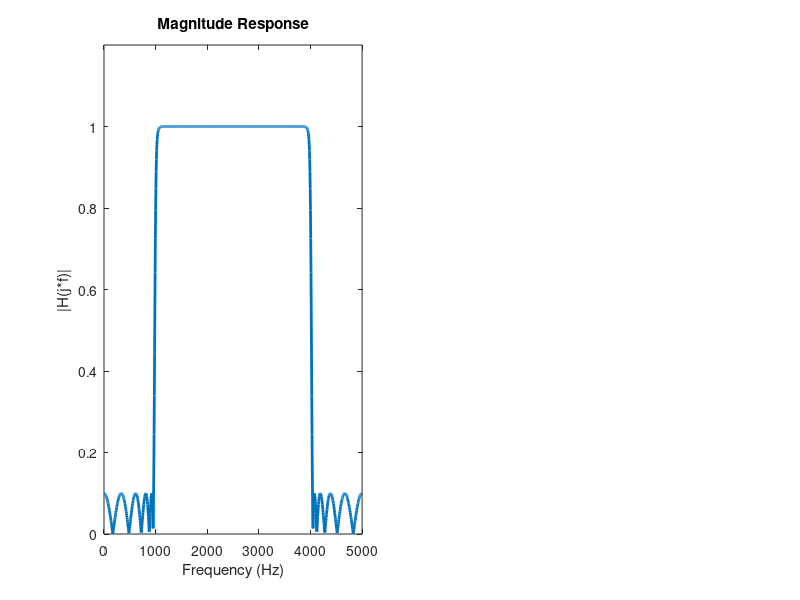

Recreate this plot in MATLAB. (Note: this script raises an error after producing the figure.)
%% Inputs
Fs = 10e3; T = 1/Fs;
K = 20;  % Needs to be multiple of 2 because LP prototype will have order that is half as much
fp1 = 1000; fp2 = (Fs/2) - fp1;  % fp1 needs to be within [250,2000] Hz
wp1 = 2*pi*fp1; wp2 = 2*pi*fp2;


%% This code is for generating a normalized LP prototype ICH Filter given K, as, ap
K_LP = K/2;
as=20; ap=2; wp=1;
ws = wp*cosh(acosh(sqrt( (10^(as/10)-1)/(10^(ap/10)-1) )) / K_LP);
w0=1; w1=wp1; w2=wp2; wsBP = abs(roots([w0 -ws*(w2-w1) -w0*w1*w2])); % This line is to see where ws maps to
fsBP = wsBP/(2*pi);

% Now obtain polynomials that define the TF of a prototype Chebyshev that
% we will later transform to an inverse Chebyshev's
k = 1:K_LP;
% epsilon = sqrt(10^(ap/10)-1);
epsilon = 1/sqrt(10^(as/10)-1);
H0 = (mod(K_LP,2)==1) + (mod(K_LP,2)==0)*(1/sqrt(1+epsilon^2));   % For odd order, H0 always is 1; for even, it's 1/...
pkCH = -wp*sinh(asinh(1/epsilon)/K_LP)*sin(pi*(2*k-1)/(2*K_LP)) + ...
    1j*wp*cosh(asinh(1/epsilon)/K_LP)*cos(pi*(2*k-1)/(2*K_LP));

% Now the inverse Chebyshev poles and zeros
pk = wp*ws ./ pkCH;
zk = 1j*ws*sec(pi*(2*k-1)/(2*K_LP));

bL = prod(pk./zk); aK = 1;


%% Now that we have our LP prototype, let's get the digital filter
% Prewarp the critical frequencies, which here are fp1 and fp2
wp1p = tan(wp1*T/2); wp2p = tan(wp2*T/2);

% Now transform the LP ICH prototype to a digital bandpass filter using Eq. (8.25) in the book
c1 = (wp1p*wp2p - 1) / (wp1p*wp2p + 1);
c2 = (wp2p - wp1p) / (wp1p*wp2p + 1);
for i = 1:K_LP
    Zdig(i,:) = roots([1 (2*c1/(1-c2*zk(i)))  (1+c2*zk(i))/(1-c2*zk(i))]);
    Pdig(i,:) = roots([1 2*c1./(1-c2*pk(i)) (1+c2*pk(i))./(1-c2*pk(i))]);
end
overall_gain = abs(bL/aK*prod(1/c2-zk)/prod(1/c2-pk));
B = overall_gain*poly(Zdig(:)'); A = poly(Pdig(:)');

% Now verify by looking at magnitude response, and just for intuition purposes, plot the poles and zeros
Om = linspace(0,pi,1001); w = Om/T; f = w / (2*pi);
H = polyval(B,exp(1j*Om))./polyval(A,exp(1j*Om));

subplot(1,2,1); plot(f,abs(H),'LineWidth',2);
xlabel('Frequency (Hz)'), ylabel('|H(j*f)|'), title('Magnitude Response');
ylim([0 1.2]); xlim([0 Fs/2]);
delta_p = 10^(-ap/20); delta_s = 10^(-as/20);
pgon1 = polyshape([0 fsBP(2) fsBP(2) 0], [delta_s delta_s 2 2]);
pgon2 = polyshape([fp1 fp2 fp2 fp1], [1 1 2 2]);
pgon3 = polyshape([fp1 fp2 fp2 fp1], [0 0 delta_p delta_p]);
pgon4 = polyshape([fsBP(1) Fs/2 Fs/2 fsBP(1)], [delta_s delta_s 2 2]);
hold on;
plot(pgon1);
plot(pgon2);
plot(pgon3);
plot(pgon4);
hold off;

subplot(1,2,2);
plot(real(Pdig),imag(Pdig),'kx','MarkerSize',10);
title('Pole-Zero Plot');
grid on; xlim([-1.2 1.2]), ylim([-1.2 1.2]);
hold on;
plot(real(Zdig),imag(Zdig),'ko','MarkerSize',10);
% Draw unit circle for reference
hold on;
s = exp(1j*linspace(0,2*pi));
plot(real(s),imag(s));

%% For my testing purposes, generate some test points
fmax = f(end);
test_freqs = [linspace(0,fp1,3),linspace(fp1,fp2,3),linspace(fp2,fmax,3)];
test_Oms = test_freqs*2*pi*T;
mag_at_test_freqs = abs(polyval(B,exp(1j*test_Oms)) ./ polyval(A,exp(1j*test_Oms)));

fid = fopen('test_freqs.txt','w');
fprintf(fid,'2dB Passband Edges:\t\tfp1 = %dHz\tfp2 = %dHz\n',fp1,fp2);
fprintf(fid,'20dB Stopband Edges:\tfs1 = %.1fHz\tfs2 = %.1fHz\n\n',min(fsBP),max(fsBP));
fprintf(fid,'2dB Max Attenuation corresponds to delta_p of %f.\n20dB Min Attenuation corresponds to delta_s of %f.\n\n',delta_p,delta_s);
fprintf(fid,'Frequency (Hz)\t\t\tMagnitude\n');
for i=1:length(test_freqs)
    fprintf(fid,'%f\t\t\t%f\n',test_freqs(i),mag_at_test_freqs(i));
end
fclose(fid);

%% Now let's generate the coefficients to go into the cascaded stages
% Step 1: H(z) in factored form --> That's P and Z
% Step 2 & 3: Pair conjugate roots and expand; real roots can also be paired; use descending order of magnitude of pole
% First make sorted list of conjugate poles
N = K/2;
sorted_poles = sort_complex_list(Pdig);

% Now multiply out to get coefficients for den terms
den_terms = zeros(N,3);
for i = 1:N
    den_terms(i,:) = real(poly(sorted_poles(i,:))); % I'm taking real part just to make data-type double instead of complex; it's all real anyways
end

% Step 4 & 5: Pair complex poles /w nearest zeros
% Ok; this may not be the most efficient way to go about it, but I will first sort the zeros, just like I did for the poles, then implement a search based on distance from each pole to each zero, and pair accordingly
sorted_zeros = sort_complex_list(Zdig);

% Now /w this sorted list, I'll do pair up poles and zeros using a search based on distance
zlist = zeros(size(Zdig));
temp = sorted_zeros(:,1);
for i = 1:N
    % Find closest zero
    p = sorted_poles(i,1);
    zc = return_closest_zero(p,temp);
    zlist(i,:) = [zc,conj(zc)];
    
    % Remove that zero from list and update temp
    index = find( abs(temp - zc) < 1e-5 );
    temp = remove_index(index,temp);
end

% Now multiply out to get coefficients for num terms
num_terms = zeros(N,3);
for i = 1:N
    num_terms(i,:) = real(poly(zlist(i,:)));
end

% Just to more easily remember...
plist = sorted_poles;

% Step 6: Reverse Order
final_num_terms = flip(num_terms);
final_den_terms = flip(den_terms);

% Step 7: Apply overall gain to some stage and output these coefficients to a header file
final_num_terms(1,:) = final_num_terms(1,:)*overall_gain;

NS = N;
fid = fopen('coef.h','w');
fprintf(fid,'#define K %du \n', K);
fprintf(fid, '#define NS %du \n', NS);
fprintf(fid, '#define fp1 %ff \n', fp1);
fprintf(fid, '#define fp2 %ff \n\n', fp2);
fprintf(fid,'float A[NS][3] = { \n');
for ns = 1:NS
    fprintf(fid,'\t{ ');
    fprintf(fid, '%2.18ff, %2.18ff, %2.18ff },\n', final_den_terms(ns,1), final_den_terms(ns,2), final_den_terms(ns,3));
end
fprintf(fid, '};\n\n');

fprintf(fid,'float B[NS][3] = { \n');
for ns = 1:NS
    fprintf(fid,'\t{ ');
    fprintf(fid, '%2.18ff, %2.18ff, %2.18ff },\n', final_num_terms(ns,1), final_num_terms(ns,2), final_num_terms(ns,3));
end
fprintf(fid, '};\n\n');
fclose(fid);


% I'll also print a text file containing the pole-zero pairings, since I don't know of a neat way of showing this on a plot with so many poles and zeros
fid = fopen('pole_zero_pairings.txt','w');
fprintf(fid,'Pole\t\t\t\tZero\n');
for i=1:NS
    fprintf(fid,'%2.4f +- %2.4f\t\t%2.4f +- %2.4f\n', real(plist(i,1)), imag(plist(i,1)), real(zlist(i,1)), imag(zlist(i,1)));
end
fclose(fid);